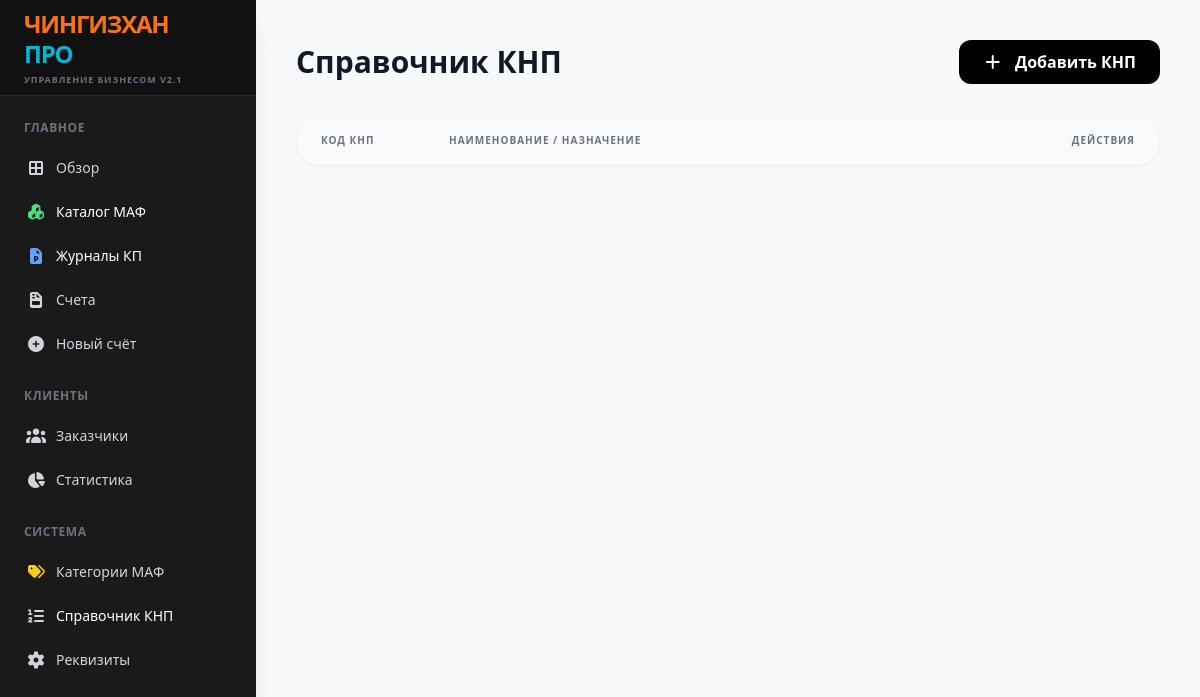
The app's page /knp, older data.
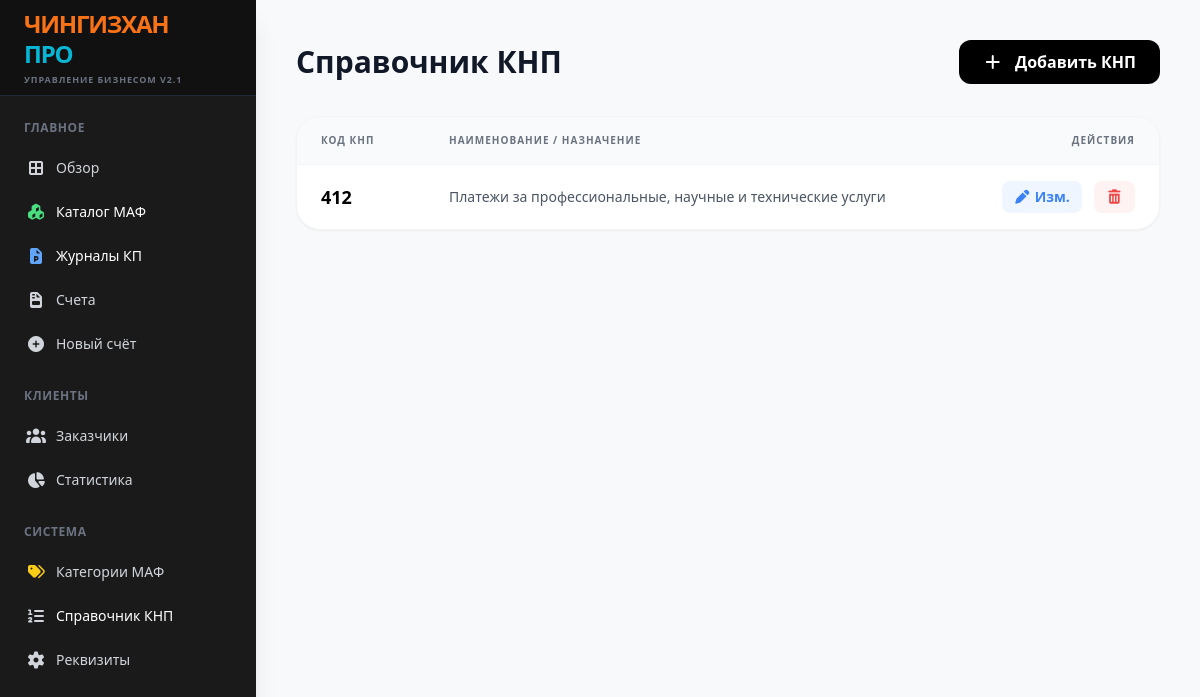
The same page, newer data.
### tables this page shows
CREATE TABLE knp_directory (code TEXT PRIMARY KEY, name TEXT);

### app.py (the view)
@app.route('/knp')
def knp_list():
    with sqlite3.connect(DB_NAME) as conn: knps = conn.cursor().execute("SELECT * FROM knp_directory ORDER BY code").fetchall()
    return render_template('knp.html', knp_list=knps)

### templates/knp.html (shortened to what this page needs)
{% extends "base.html" %}
{% block content %}
<div class="p-10 max-w-7xl mx-auto">
    <div class="flex justify-between items-center mb-8">
        <h2 class="text-3xl font-black text-gray-900">Справочник КНП</h2>
        <button onclick="openModal('addModal')" class="bg-black text-white px-6 py-2.5 rounded-xl font-bold hover:bg-gray-800 transition"><i class="fas fa-plus mr-2"></i> Добавить КНП</button>
    </div>
    <div class="bg-white rounded-3xl shadow-sm border border-gray-100 overflow-hidden">
        <table class="w-full text-left">
            <thead>
                <tr class="bg-gray-50 border-b border-gray-100 font-bold text-gray-500 text-[10px] uppercase tracking-widest">
                    <th class="py-4 px-6 w-32">Код КНП</th><th class="py-4 px-6">Наименование / Назначение</th><th class="py-4 px-6 text-right">Действия</th>
                </tr>
            </thead>
            <tbody class="divide-y divide-gray-50 text-sm">
                {% for k in knp_list %}
                <tr>
                    <td class="py-4 px-6 font-black text-lg">{{ k[0] }}</td><td class="py-4 px-6 text-gray-600 font-medium">{{ k[1] }}</td>
                    <td class="py-4 px-6 text-right space-x-2">
                        <button onclick="openEditModal('{{ k[0] }}', '{{ k[1] }}')" class="text-blue-500 hover:text-blue-700 bg-blue-50 px-3 py-1.5 rounded-lg font-bold"><i class="fas fa-pen"></i> Изм.</button>
                        <button onclick="deleteKNP('{{ k[0] }}')" class="text-red-500 hover:text-red-700 bg-red-50 px-3 py-1.5 rounded-lg"><i class="fas fa-trash-alt"></i></button>
                    </td>
                </tr>
                {% endfor %}
            </tbody>
        </table>
    </div>
</div>
{% endblock %}

Row changes from the older to the newer data that the page shows:
added knp_directory: code "412", name "Платежи за профессиональные, научные и технические услуги"
